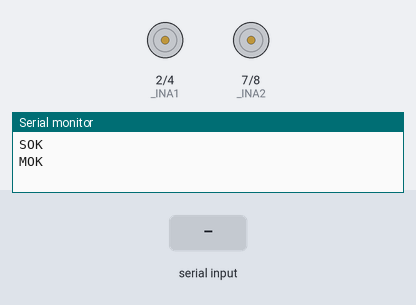
The sketch below on a simulated Arduino Uno, built with avr-gcc and run on an emulated ATmega328P. Parts: motor-driver pin pairs drawn as motors (green arrow = first pin HIGH = forward, orange = second pin HIGH = backward, longer = more drive, scaled by the enable pin), the last lines printed to the serial monitor. The test bench sets the inputs (shaded band).

Above: at 1.3 s.
1.4 s: "OpenMainDoor4382\n" received over Serial
At 2.6 s:
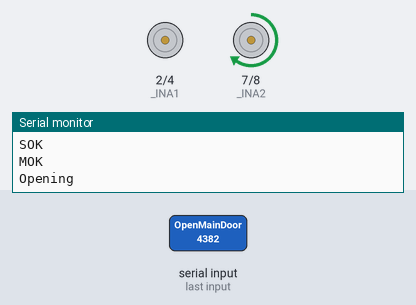
2.9 s: "CloseMainDoor2834\n" received over Serial
At 5.1 s:
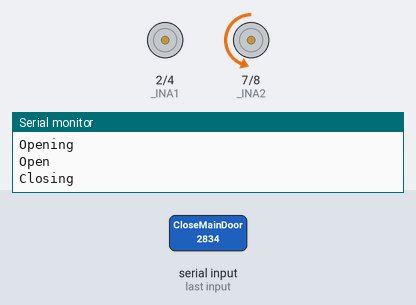
Timing chart, 0 to 9.6 s (numbered marks = the images above; inputs shaded):
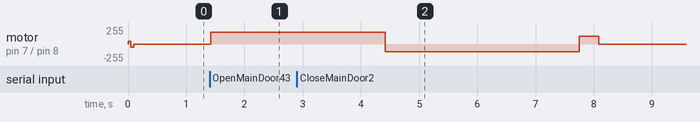

Measured:
- after the input at 1.4 s, motor on pin 7 (_INA2) / pin 8 (_INB2): stopped → forward 175/255 at once

The sketch:

MotorController.ino
```cpp
#include <avr/io.h>
#include "motorshield.h"

DualVNH5019MotorShield motorController;

const double MIN_POWER = 260.0;
const double MAX_POWER = 400.0;

int power_open = 275;
int power_close = 180;
String command = "";

void setup()
{
    Serial.begin(9600);
    Serial.println("SOK");

    motorController.init();
    motorController.setSpeeds(70, 70);
    delay(50);
    motorController.setSpeeds(-70, -70);
    delay(50);
    motorController.setSpeeds(0,0);

    Serial.println("MOK");

    loop();
}

void loop()
{
    while(Serial.available())
    {
        char read_char = Serial.read();
        if(read_char == '\n')
        {
            if(command == "OpenMainDoor4382")
            {
                Serial.println("Opening");
                motorController.setSpeeds(power_open, power_open);
                delay(3000);
                motorController.setSpeeds(-power_close, -power_close);
                delay(333);
                motorController.setSpeeds(0, 0);
                Serial.println("Open");

            }
            else if(command == "CloseMainDoor2834")
            {
                Serial.println("Closing");
                motorController.setSpeeds(-power_close, -power_close);
                delay(3000);
                motorController.setSpeeds(power_close, power_close);
                delay(333);
                motorController.setSpeeds(0, 0);
                Serial.println("Closed");
            }
            command = "";
        }
        else
        {
            command += read_char;
        }
    }
}
```

motorshield.cpp
```cpp
#include "motorshield.h"

DualVNH5019MotorShield::DualVNH5019MotorShield()
{
    //Pin on arduino    //Pin on motorshield
    _INA1 = 2;          //PIN 2
    _INB1 = 4;          //PIN 4
    _EN1DIAG1 = 6;      //PIN 6
    _CS1 = A0;          //PIN A0
    _INA2 = 7;          //PIN 7
    _INB2 = 8;          //PIN 8
    _EN2DIAG2 = 12;     //PIN 12
    _CS2 = A1;          //PIN A1
    _PWM1 = 5;          //PIN 5
    _PWM2 = 9;         //PIN 9
}

DualVNH5019MotorShield::DualVNH5019MotorShield(unsigned char INA1, unsigned char INB1, unsigned char PWM1, unsigned char EN1DIAG1, unsigned char CS1,
    unsigned char INA2, unsigned char INB2, unsigned char PWM2, unsigned char EN2DIAG2, unsigned char CS2)
{
    //Pin map
    //PWM1 and PWM2 cannot be remapped because the library assumes PWM is on timer1
    _INA1 = INA1;
    _INB1 = INB1;
    _EN1DIAG1 = EN1DIAG1;
    _CS1 = CS1;
    _INA2 = INA2;
    _INB2 = INB2;
    _EN2DIAG2 = EN2DIAG2;
    _CS2 = CS2;
    _PWM1 = PWM1;
    _PWM2 = PWM2;
}

// Public Methods //////////////////////////////////////////////////////////////
void DualVNH5019MotorShield::init()
{
    // Define pinMode for the pins and set the frequency for timer1.

    pinMode(_INA1, OUTPUT);
    pinMode(_INB1, OUTPUT);
    pinMode(_PWM1, OUTPUT);
    pinMode(_EN1DIAG1, INPUT);
    pinMode(_CS1, INPUT);
    pinMode(_INA2, OUTPUT);
    pinMode(_INB2, OUTPUT);
    pinMode(_PWM2, OUTPUT);
    pinMode(_EN2DIAG2, INPUT);
    pinMode(_CS2, INPUT);
#if defined(__AVR_ATmega168__)|| defined(__AVR_ATmega328P__) || defined(__AVR_ATmega32U4__)
    // Timer 1 configuration
    // prescaler: clockI/O / 1
    // outputs enabled
    // phase-correct PWM
    // top of 400
    //
    // PWM frequency calculation
    // 16MHz / 1 (prescaler) / 2 (phase-correct) / 400 (top) = 20kHz

    TCCR1A = 0b10100000;
    TCCR1B = 0b00010001;
    ICR1 = 400;
#endif
}
// Set speed for motor 1, speed is a number betwenn -400 and 400
void DualVNH5019MotorShield::setM1Speed(int speed)
{
    unsigned char reverse = 0;

    if (speed < 0)
    {
        speed = -speed;  // Make speed a positive quantity
        reverse = 1;  // Preserve the direction
    }
    if (speed > /*400*/MAX_SPEED)  // Max PWM dutycycle
        speed = /*400*/MAX_SPEED;
#if defined(__AVR_ATmega168__)|| defined(__AVR_ATmega328P__) || defined(__AVR_ATmega32U4__)
    OCR1A = speed;
#else
    analogWrite(_PWM1, speed * 51 / 80); // default to using analogWrite, mapping 400 to 255
#endif
    if (speed == 0)
    {
        digitalWrite(_INA1, LOW);   // Make the motor coast no
        digitalWrite(_INB1, LOW);   // matter which direction it is spinning.
    }
    else if (reverse)
    {
        digitalWrite(_INA1, LOW);
        digitalWrite(_INB1, HIGH);
    }
    else
    {
        digitalWrite(_INA1, HIGH);
        digitalWrite(_INB1, LOW);
    }
}

// Set speed for motor 2, speed is a number betwenn -400 and 400
void DualVNH5019MotorShield::setM2Speed(int speed)
{
    unsigned char reverse = 0;

    if (speed < 0)
    {
        speed = -speed;  // make speed a positive quantity
        reverse = 1;  // preserve the direction
    }
    if (speed > /*400*/MAX_SPEED)  // Max
        speed = /*400*/MAX_SPEED;
#if defined(__AVR_ATmega168__)|| defined(__AVR_ATmega328P__) || defined(__AVR_ATmega32U4__)
    OCR1B = speed;
#else
    analogWrite(_PWM2, speed * 51 / 80); // default to using analogWrite, mapping 400 to 255
#endif
    if (speed == 0)
    {
        digitalWrite(_INA2, LOW);   // Make the motor coast no
        digitalWrite(_INB2, LOW);   // matter which direction it is spinning.
    }
    else if (reverse)
    {
        digitalWrite(_INA2, LOW);
        digitalWrite(_INB2, HIGH);
    }
    else
    {
        digitalWrite(_INA2, HIGH);
        digitalWrite(_INB2, LOW);
    }
}

// Set speed for motor 1 and 2
void DualVNH5019MotorShield::setSpeeds(int m1Speed, int m2Speed)
{
    setM1Speed(m1Speed);
    setM2Speed(m2Speed);
}

// Brake motor 1, brake is a number between 0 and 400
void DualVNH5019MotorShield::setM1Brake(int brake)
{
    // normalize brake
    if (brake < 0)
    {
        brake = -brake;
    }
    if (brake > /*400*/MAX_SPEED)  // Max brake
        brake = /*400*/MAX_SPEED;
    digitalWrite(_INA1, LOW);
    digitalWrite(_INB1, LOW);
#if defined(__AVR_ATmega168__)|| defined(__AVR_ATmega328P__) || defined(__AVR_ATmega32U4__)
    OCR1A = brake;
#else
    analogWrite(_PWM1, brake * 51 / 80); // default to using analogWrite, mapping 400 to 255
#endif
}

// Brake motor 2, brake is a number between 0 and 400
void DualVNH5019MotorShield::setM2Brake(int brake)
{
    // normalize brake
    if (brake < 0)
    {
        brake = -brake;
    }
    if (brake > /*400*/MAX_SPEED)  // Max brake
        brake = /*400*/MAX_SPEED;
    digitalWrite(_INA2, LOW);
    digitalWrite(_INB2, LOW);
#if defined(__AVR_ATmega168__)|| defined(__AVR_ATmega328P__) || defined(__AVR_ATmega32U4__)
    OCR1B = brake;
#else
    analogWrite(_PWM2, brake * 51 / 80); // default to using analogWrite, mapping 400 to 255
#endif
}

// Brake motor 1 and 2, brake is a number between 0 and /*400*/maximumspeed
void DualVNH5019MotorShield::setBrakes(int m1Brake, int m2Brake)
{
    setM1Brake(m1Brake);
    setM2Brake(m2Brake);
}

// Return motor 1 current value in milliamps.
unsigned int DualVNH5019MotorShield::getM1CurrentMilliamps()
{
    // 5V / 1024 ADC counts / 144 mV per A = 34 mA per count
    return analogRead(_CS1) * 34;
}

// Return motor 2 current value in milliamps.
unsigned int DualVNH5019MotorShield::getM2CurrentMilliamps()
{
    // 5V / 1024 ADC counts / 144 mV per A = 34 mA per count
    return analogRead(_CS2) * 34;
}

// Return error status for motor 1
unsigned char DualVNH5019MotorShield::getM1Fault()
{
    return !digitalRead(_EN1DIAG1);
}

// Return error status for motor 2
unsigned char DualVNH5019MotorShield::getM2Fault()
{
    return !digitalRead(_EN2DIAG2);
}
```

motorshield.h
```cpp
#ifndef MOTORSHIELD_H
#define MOTORSHIELD_H

#include <Arduino.h>

#define MAX_SPEED 400 //400*(V_MAX_OUT 5.0/ V_IN 5.0)

class DualVNH5019MotorShield
{
public:
    // CONSTRUCTORS
    DualVNH5019MotorShield(); // Default pin selection.
    DualVNH5019MotorShield(unsigned char INA1, unsigned char INB1, unsigned char PWM1, unsigned char EN1DIAG1, unsigned char CS1,
        unsigned char INA2, unsigned char INB2, unsigned char PWM2, unsigned char EN2DIAG2, unsigned char CS2); // User-defined pin selection.

    // PUBLIC METHODS
    void init(); // Initialize TIMER 1, set the PWM to 20kHZ.
    void setM1Speed(int speed); // Set speed for M1.
    void setM2Speed(int speed); // Set speed for M2.
    void setSpeeds(int m1Speed, int m2Speed); // Set speed for both M1 and M2.
    void setM1Brake(int brake); // Brake M1.
    void setM2Brake(int brake); // Brake M2.
    void setBrakes(int m1Brake, int m2Brake); // Brake both M1 and M2.
    unsigned int getM1CurrentMilliamps(); // Get current reading for M1.
    unsigned int getM2CurrentMilliamps(); // Get current reading for M2.
    unsigned char getM1Fault(); // Get fault reading from M1.
    unsigned char getM2Fault(); // Get fault reading from M2.

private:
    unsigned char _INA1;
    unsigned char _INB1;
    unsigned char _PWM1;
    unsigned char _EN1DIAG1;
    unsigned char _CS1;
    unsigned char _INA2;
    unsigned char _INB2;
    unsigned char _PWM2;
    unsigned char _EN2DIAG2;
    unsigned char _CS2;
};

#endif
```
